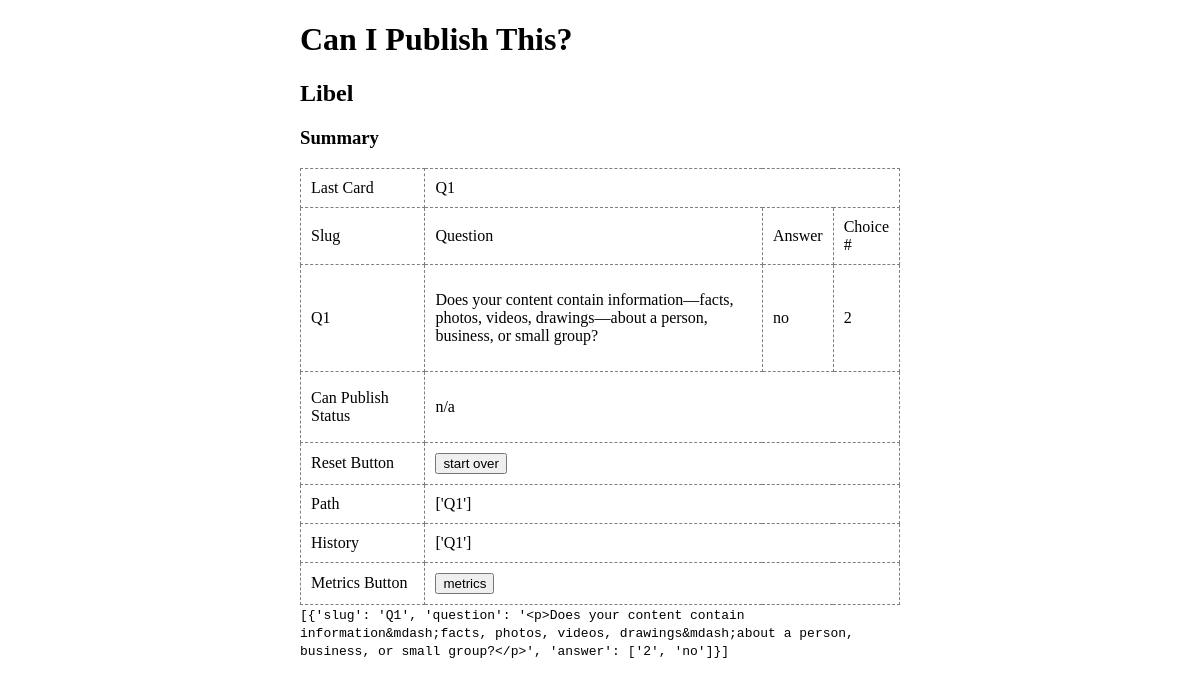
The app's page /libel/summary/ with its own data.
### libel/models.py (models this page shows, shortened)
class Card(models.Model):
    card_slug = models.CharField("Card Slug", max_length=4, null=True)
    card_text = models.TextField("Card Content", null=True)
    CARD_TYPE_CHOICES = (
        ('q', 'Question'),
        ('c', 'Continuation'),
        ('e', 'End Card')
    )
    card_type = models.CharField(
        "Card Type",
        max_length=1,
        choices=CARD_TYPE_CHOICES,
        default='q'
    )
    PUBLISH_CHOICES = (
        ('yes', 'Can Publish'),
        ('no', 'Pause')
    )
    can_publish_status = models.CharField(
        "Can Publish Status",
        max_length=3,
        choices=PUBLISH_CHOICES,
        blank=True,
        null=True
    )
    choice_one = models.CharField("Choice 1", max_length=144, blank=True, default="yes")
    choice_two = models.CharField("Choice 2", max_length=144, blank=True, default="no")

### libel/views.py (the view)
# urls.py: path('summary/', views.summary, name='summary'),
def summary(request):
    last_card_slug = card_history['history'][-1]
    summary = gen_summary()
    set_metrics(summary)
    context = {
        'last_card': last_card_slug,
        'card_history': card_history,
        'pub_status': can_publish_status(last_card_slug),
        'summary': summary
    }
    return render(request, 'libel/summary.html', context)

### libel/views.py (called while the page is built, shortened)
def can_publish_status(slug):
    if slug[0] == 'E':
        status = CARDS.get(card_slug=slug).can_publish_status
    else:
        status = 'n/a'
    return status

def get_question(slug):
    all_cards = CARDS
    question = all_cards.get(card_slug=slug).card_text
    return question

def get_answer(slug, next_slug):
    card = CARDS.get(card_slug=slug)
    rel = RELS.get(card=card.id)
    answer_choice_and_text = []
    if rel.choice_one_next.card_slug == next_slug:
        answer_choice_and_text = ['1', card.choice_one]
    else :
        answer_choice_and_text = ['2', card.choice_two]
    return answer_choice_and_text

def gen_summary():
    summary = []
    path = card_history['path']
    history = card_history['history']
    index = 0
    summary.append({
        'slug': history[-1],
        'question': get_question(history[-1]),
        'answer': get_answer(history[-1], path[-1])
    })
    return summary

def set_metrics(summary):
    record = None
    for item in summary:
        if Metric.objects.filter(card_slug=item['slug']):
            record = Metric.objects.get(card_slug=item['slug'])
        else:
            record = Metric(card_slug=item['slug'])
        if item['answer'][0] == '1':
            record.card_choice_one += 1
        else :
            record.card_choice_two += 1
        record.save()
        record = None

### libel/templates/libel/summary.html
{% extends "./_base.html" %}
{% block content %}
  <h3>Summary</h3>
  <table>
    <tr>
      <td>Last Card</td>
      <td colspan="3">{{ last_card }}</td>
    </tr>
    <tr>
      <td>Slug</td>
      <td>Question</td>
      <td>Answer</td>
      <td>Choice #</td>
    </tr>
    {% for item in summary %}
    <tr>
      <td>{{ item.slug }}</td>
      <td>{% autoescape off %}{{ item.question }}{% endautoescape %} </td>
      <td>{{ item.answer.1 }}</td>
      <td>{{ item.answer.0 }}</td>
    </tr>
    {% endfor %}
    <tr>
      <td>Can Publish Status</td>
      <td colspan="3">
        {% if pub_status == 'yes' %}
        <p><strong>&check;</strong> <em>can publish</em></p>
        {% elif pub_status == 'no' %}
        <p><strong>&#10005;</strong> <em>pause</em></p>
        {% else %}
        <p>n/a</p>
        {% endif %}
      </td>
    </tr>
    <tr>
      <td>Reset Button</td>
      <td colspan="3">
        <button
          class="choice"
          data-choice="Q1">
          start over
        </button>
      </td>
    </tr>
    <tr>
      <td>Path</td>
      <td colspan="3">{{ card_history.path }}</td>
    </tr>
    <tr>
      <td>History</td>
      <td colspan="3">{{ card_history.history }}</td>
    </tr>
    <tr>
      <td>Metrics Button</td>
      <td colspan="3">
        <button
          class="choice"
          data-choice="metrics">
          metrics
        </button>
      </td>
    </tr>
  </table>
  <code>{{ summary }}</code>
{% endblock %}

### libel/static/style.css (style rules this page uses)
table, td { border: 1px dashed gray; border-collapse: collapse; box-sizing: border-box; padding: 10px; }
table { width: 100%; }
td:first-of-type { width: 25%; }
td { width: 75%; }
button { cursor: pointer; }

### records on screen
Card: question "Does your content contain information—facts, photos, videos, drawings—about a person, business, or small group?", answer.1 "no"

### other values on screen
{{ last_card }} "Q1"
{{ item.slug }} "Q1"
{{ item.answer.0 }} "2"
{{ card_history.path }} "['Q1']"
{{ card_history.history }} "['Q1']"
{{ summary }} "[{'slug': 'Q1', 'question': '<p>Does your content contain information&mdash;facts, photos, videos, drawings&mdash;about a person, business, or small group?</p>', 'answer': ['2', 'no']}]"
